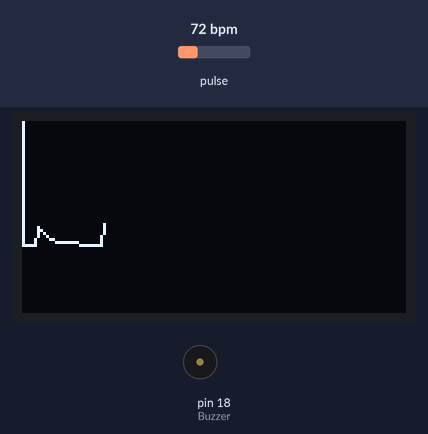
A sketch run on a simulated Arduino Uno, built with avr-gcc and run on an emulated ATmega328P. On the bench: 128×64 one-colour display, buzzer (waves = sounding, pin HIGH). Inputs (shaded band) come from the test bench; at power-on: pulse 72 bpm. What the sketch prints to the serial monitor is not drawn.

Above: at 3.5 s.
3.6 s: pulse set to 42 bpm
At 4.2 s:
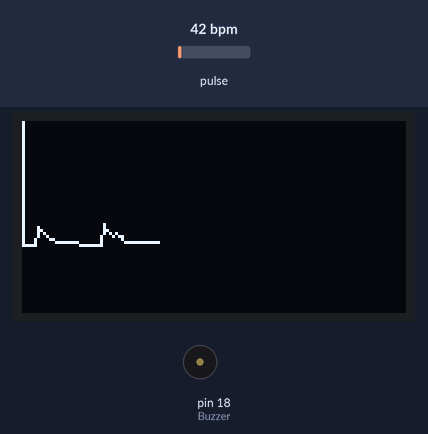
5.2 s: pulse set to 70 bpm
At 8.18 s:
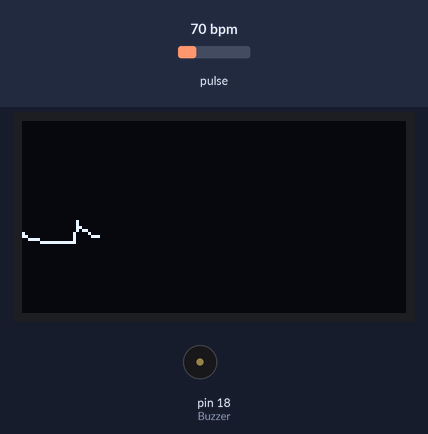
8.2 s: pulse set to 100 bpm
At 8.85 s:
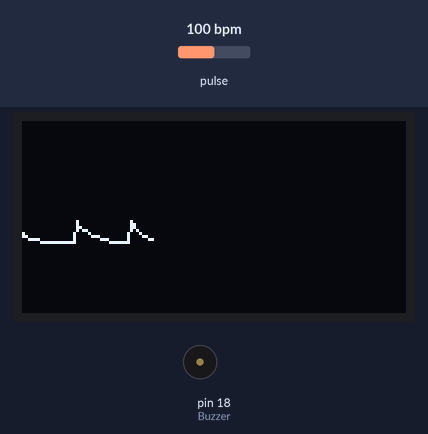
Timing chart, 0 to 11.2 s (numbered marks = the images above; inputs shaded):
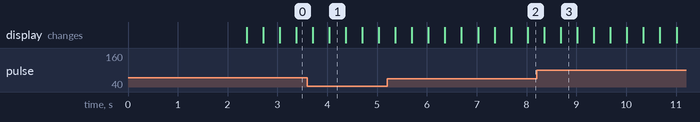

The sketch:

ECG.ino
```cpp
#include <Wire.h>
#include <Adafruit_GFX.h>
#include <Adafruit_SSD1306.h>
#include "MAX30105.h"

MAX30105 particleSensor;

Adafruit_SSD1306 oled(128, 64, &Wire, -1);
byte x;
byte y;
byte z;
byte lastx;
byte lasty;
long baseValue = 0;
long lastMin = 107000;
long lastMax= 103000;
long rollingMin = 107000;
long rollingMax= 103000;

const unsigned char Heart_Icon [] PROGMEM = {
  0x00, 0x00, 0x18, 0x30, 0x3c, 0x78, 0x7e, 0xfc, 0xff, 0xfe, 0xff, 0xfe, 0xee, 0xee, 0xd5, 0x56,
  0x7b, 0xbc, 0x3f, 0xf8, 0x1f, 0xf0, 0x0f, 0xe0, 0x07, 0xc0, 0x03, 0x80, 0x01, 0x00, 0x00, 0x00
};

#define Buzzer 18

void setup() {
  Serial.begin(115200);
  particleSensor.begin(Wire, I2C_SPEED_FAST);
  oled.begin(SSD1306_SWITCHCAPVCC, 0x3C);

  //Setup to sense a nice looking saw tooth on the plotter
  byte ledBrightness = 0x1F; //Options: 0=Off to 255=50mA
  byte sampleAverage = 8; //Options: 1, 2, 4, 8, 16, 32
  byte ledMode = 3; //Options: 1 = Red only, 2 = Red + IR, 3 = Red + IR + Green
  int sampleRate = 50; //Options: 50, 100, 200, 400, 800, 1000, 1600, 3200
  int pulseWidth = 411; //Options: 69, 118, 215, 411
  int adcRange = 4096; //Options: 2048, 4096, 8192, 16384

  particleSensor.setup(ledBrightness, sampleAverage, ledMode, sampleRate, pulseWidth, adcRange);

  //Take an average of IR readings at power up; this allows us to center the plot on start up
  const byte avgAmount = 30;
  long reading;
  for (byte x = 0 ; x < avgAmount ; x++){
    reading = particleSensor.getIR();

    // Find max IR reading in sample
    if (reading > lastMax){
      lastMax = reading;
    }

    // Find min IR reading in sample
    if (reading < lastMin){
      lastMin = reading;
    }
  }

  x = 0;
  y = 0;
  lastx = 0;
  lasty = 0;
  delay(2000);
  oled.clearDisplay();
  pinMode(Buzzer, OUTPUT);

}

void loop() {

  long reading = particleSensor.getIR();

  if(reading > 100000){

    if(x>127)
    {
      oled.clearDisplay();
      oled.fillRect(0, 0, 128, 42, BLACK);
      x=0;
      lastx=0;
    }

    if (z > 30) {
      z = 0;
      lastMax = rollingMax;
      lastMin = rollingMin;
      rollingMin = 107000;
      rollingMax = 103000;
    }

    oled.setTextColor(WHITE);

    int y=40-(map(reading, lastMin, lastMax, 0, 40));   // Normalize the pleth waveform against the rolling IR min/max to keep waveform centered
    Serial.println(reading);
    oled.drawLine(lastx,lasty,x,y,WHITE);

    // Keep track of min/max IR readings to keep waveform centered
    if (reading > rollingMax){
      rollingMax = reading;

    }

    if (reading < rollingMin){
      rollingMin = reading;
    }

    // Keep track of this IR reading so we can draw a line from it on the next reading
    lasty=y;
    lastx=x;

    oled.display();
    x++;
    z++;
    digitalWrite(Buzzer, LOW);

  } else if(reading < 100000){
      oled.clearDisplay();
      oled.setTextSize(1);
      oled.setTextColor(WHITE);
      oled.setCursor(30,5);
      oled.println("Please Place ");
      oled.setCursor(30,15);
      oled.println("your finger ");
      oled.display();
      // Serial.print("Place your finger");
      digitalWrite(Buzzer, HIGH);
      oled.clearDisplay();
      x=0;
      lastx=x;
  }

}
```
